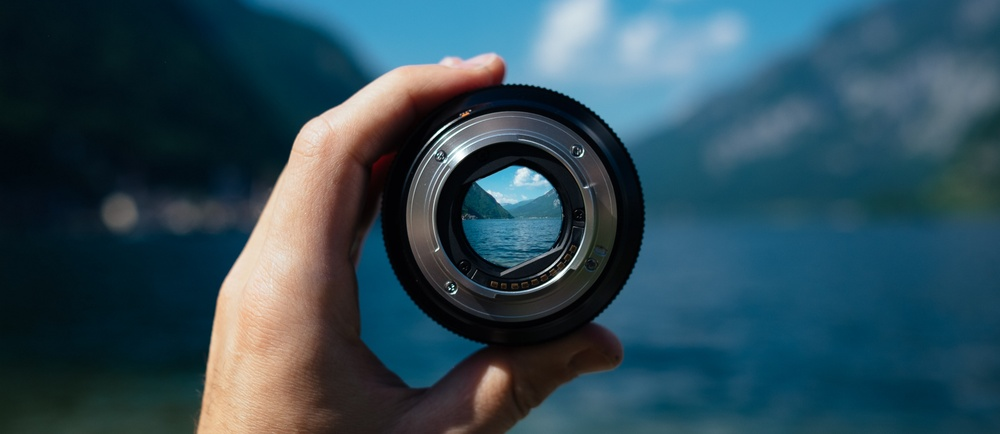
#> input picture me/opencv/resources/lens.jpeg, 1000 x 434 px, shrunk from 1920 x 834 before the run, found by its file name
$ python pic2.py
#> lines starting #> are read from the running program, lines starting #| are printed output that depends on the picture; after the words box and inside, x2 and y2 are one past the last pixel; in counts of white or black regions, pixels touching at a corner belong together
import cv2
import numpy as np


img = cv2.imread("me/opencv/resources/lens.jpeg")
#> img is the input picture: shape (434, 1000, 3); mean B, G, R 87.7, 75.5, 47
kernel=np.ones((5,5),np.uint8)

imgGray=cv2.cvtColor(img,cv2.COLOR_BGR2GRAY)
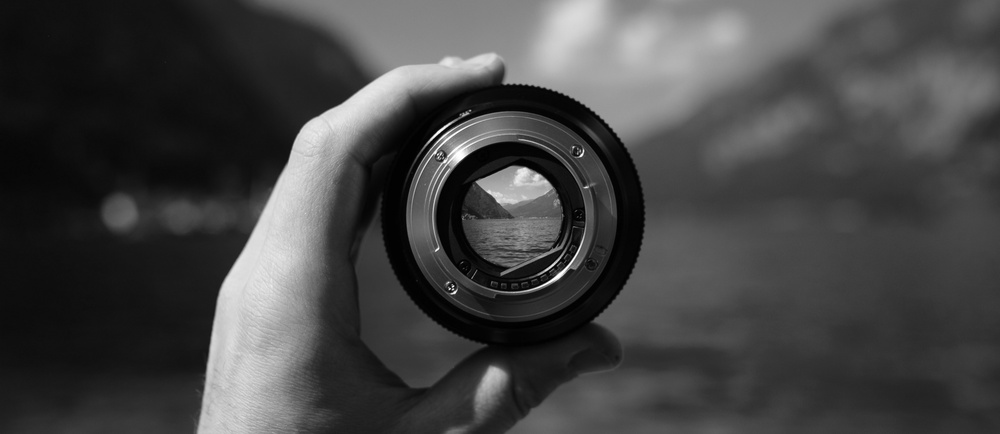
#> imgGray: shape (434, 1000); min 0, max 255, mean 68.3
imgBlur=cv2.GaussianBlur(img,(7,7),0)
imgCanny=cv2.Canny(img,100,100)
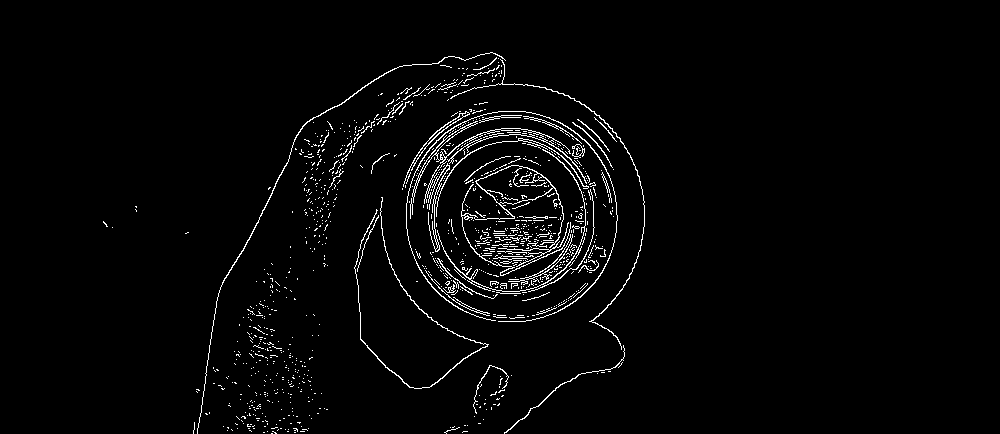
#> imgCanny: shape (434, 1000); 2.6% white in thin lines or dots, all inside (x1, y1, x2, y2) = (103, 52, 645, 434)
imgDialation=cv2.dilate(imgCanny,kernel,iterations=1)
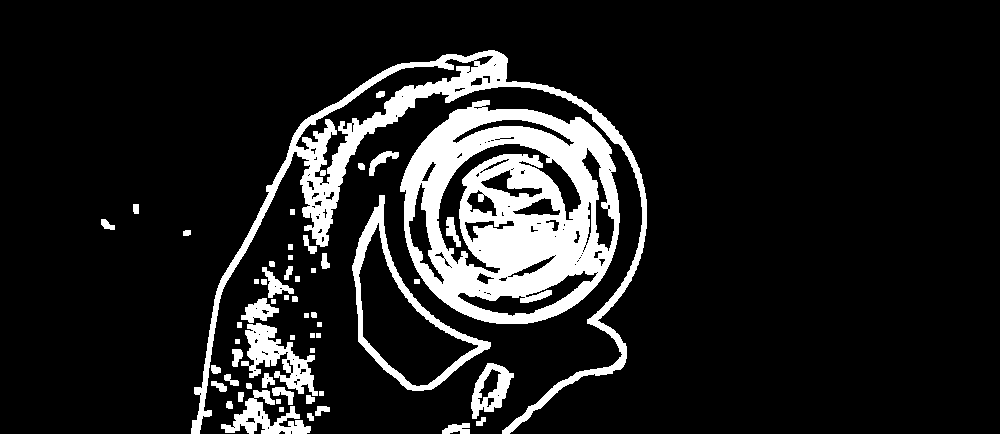
#> imgDialation: shape (434, 1000); 12.7% white; 56 white regions, largest, box (x1, y1, x2, y2) and area: (400, 100, 620, 324) 28434, (191, 50, 647, 434) 14196, (352, 195, 491, 391) 3348
imgEroded=cv2.erode(imgDialation,kernel,iterations=1)
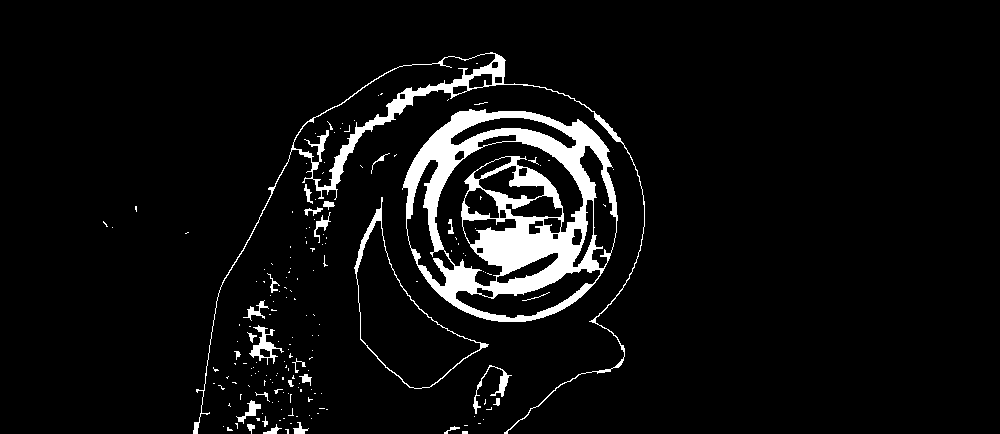
#> imgEroded: shape (434, 1000); 6% white; 177 white regions (149 under 20 px), largest, box (x1, y1, x2, y2) and area: (402, 109, 618, 322) 17933, (193, 52, 645, 434) 4391, (354, 197, 489, 389) 876

cv2.imshow("Gray Image",imgGray)
cv2.imshow("Blur Image",imgBlur)
cv2.imshow("Canny Image",imgCanny)
cv2.imshow("Dialated Image",imgDialation)
cv2.imshow("Erode Image",imgEroded)


cv2.waitKey(0)
